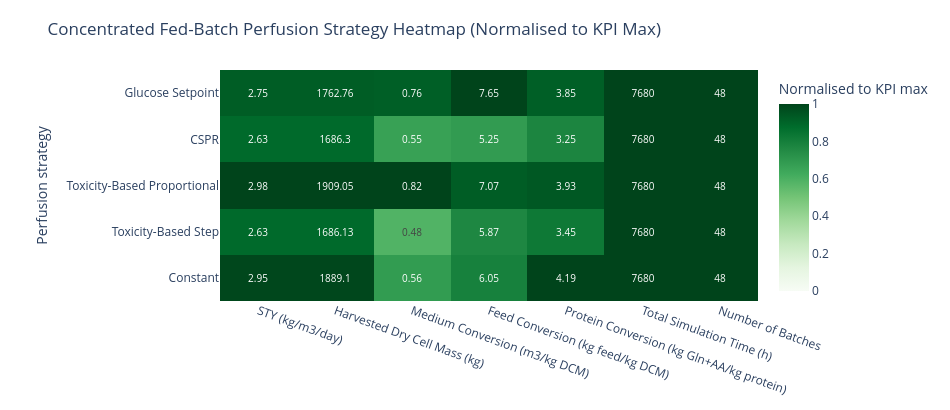

The code cell stored with this chart in its notebook:
### Code cell
# Concentrated fed-batch perfusion strategy heatmap
fig_cf_heat, cf_heat_raw, cf_heat_norm = build_strategy_heatmap("concentrated_fedbatch")
fig_cf_heat.show()

SAVE_FIG = False
if SAVE_FIG:
    out_svg = NOTEBOOK_DIR / STRATEGY_HEATMAP_CONFIG["concentrated_fedbatch"]["output_name"]
    save_figure_svg(fig_cf_heat, out_svg, width=950, height=max(360, 110 + 60 * len(cf_heat_raw.index)))
    print(f"Saved: {out_svg.name}")

### Figure 1 — Plotly figure (JSON) as saved in the notebook; plotly's stock layout.template omitted (floating-point values rounded to 4 significant figures)
{"data": [{"colorbar": {"title": {"text": "Normalised to KPI max"}}, "colorscale": [[0, "rgb(247,252,245)"], [0.125, "rgb(229,245,224)"], [0.25, "rgb(199,233,192)"], [0.375, "rgb(161,217,155)"], [0.5, "rgb(116,196,118)"], [0.625, "rgb(65,171,93)"], [0.75, "rgb(35,139,69)"], [0.875, "rgb(0,109,44)"], [1, "rgb(0,68,27)"]], "customdata": [[2.952, 1889.0, 0.5647, 6.053, 4.185, 7680.0, 48.0], [2.635, 1686.0, 0.483, 5.865, 3.45, 7680.0, 48.0], [2.983, 1909.0, 0.8237, 7.066, 3.927, 7680.0, 48.0], [2.635, 1686.0, 0.5474, 5.249, 3.248, 7680.0, 48.0], [2.754, 1763.0, 0.7565, 7.648, 3.845, 7680.0, 48.0]], "hovertemplate": "<b>%{y}</b><br>%{x}<br>Normalised score: %{z:.3f}<br>Mean raw value: %{customdata:.4g}<extra></extra>", "text": [["2.95", "1889.1", "0.56", "6.05", "4.19", "7680", "48"], ["2.63", "1686.13", "0.48", "5.87", "3.45", "7680", "48"], ["2.98", "1909.05", "0.82", "7.07", "3.93", "7680", "48"], ["2.63", "1686.3", "0.55", "5.25", "3.25", "7680", "48"], ["2.75", "1762.76", "0.76", "7.65", "3.85", "7680", "48"]], "textfont": {"size": 10}, "texttemplate": "%{text}", "type": "heatmap", "x": ["STY (kg/m3/day)", "Harvested Dry Cell Mass (kg)", "Medium Conversion (m3/kg DCM)", "Feed Conversion (kg feed/kg DCM)", "Protein Conversion (kg Gln+AA/kg protein)", "Total Simulation Time (h)", "Number of Batches"], "y": ["Constant", "Toxicity-Based Step", "Toxicity-Based Proportional", "CSPR", "Glucose Setpoint"], "z": [[0.9895, 0.9895, 0.6855, 0.7915, 1.0, 1.0, 1.0], [0.8832, 0.8832, 0.5864, 0.7669, 0.8243, 1.0, 1.0], [1.0, 1.0, 1.0, 0.924, 0.9383, 1.0, 1.0], [0.8833, 0.8833, 0.6645, 0.6863, 0.7762, 1.0, 1.0], [0.9234, 0.9234, 0.9184, 1.0, 0.9188, 1.0, 1.0]], "zmax": 1, "zmin": 0}], "layout": {"height": 410, "margin": {"b": 70, "l": 220, "r": 40, "t": 70}, "title": {"text": "Concentrated Fed-Batch Perfusion Strategy Heatmap (Normalised to KPI Max)"}, "width": 950, "xaxis": {"tickangle": 20}, "yaxis": {"title": {"text": "Perfusion strategy"}}}}
